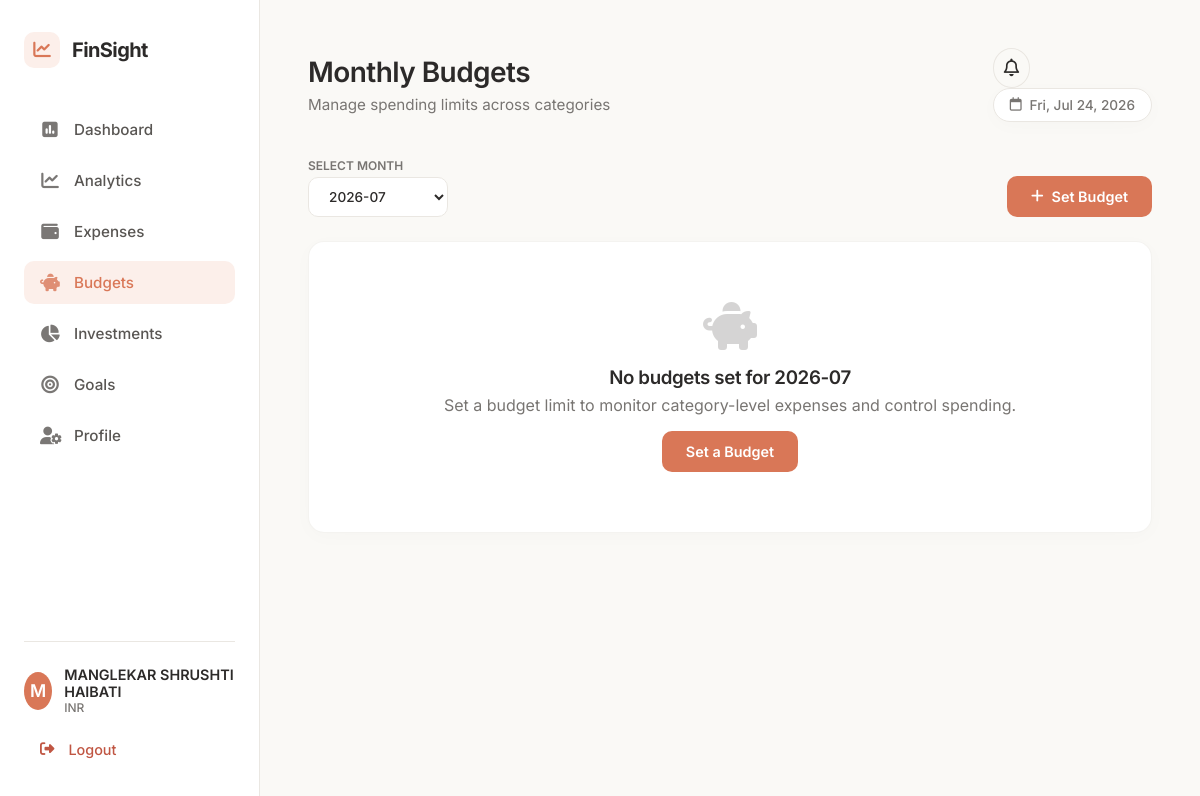
The app's page /budgets (signed in), older data.
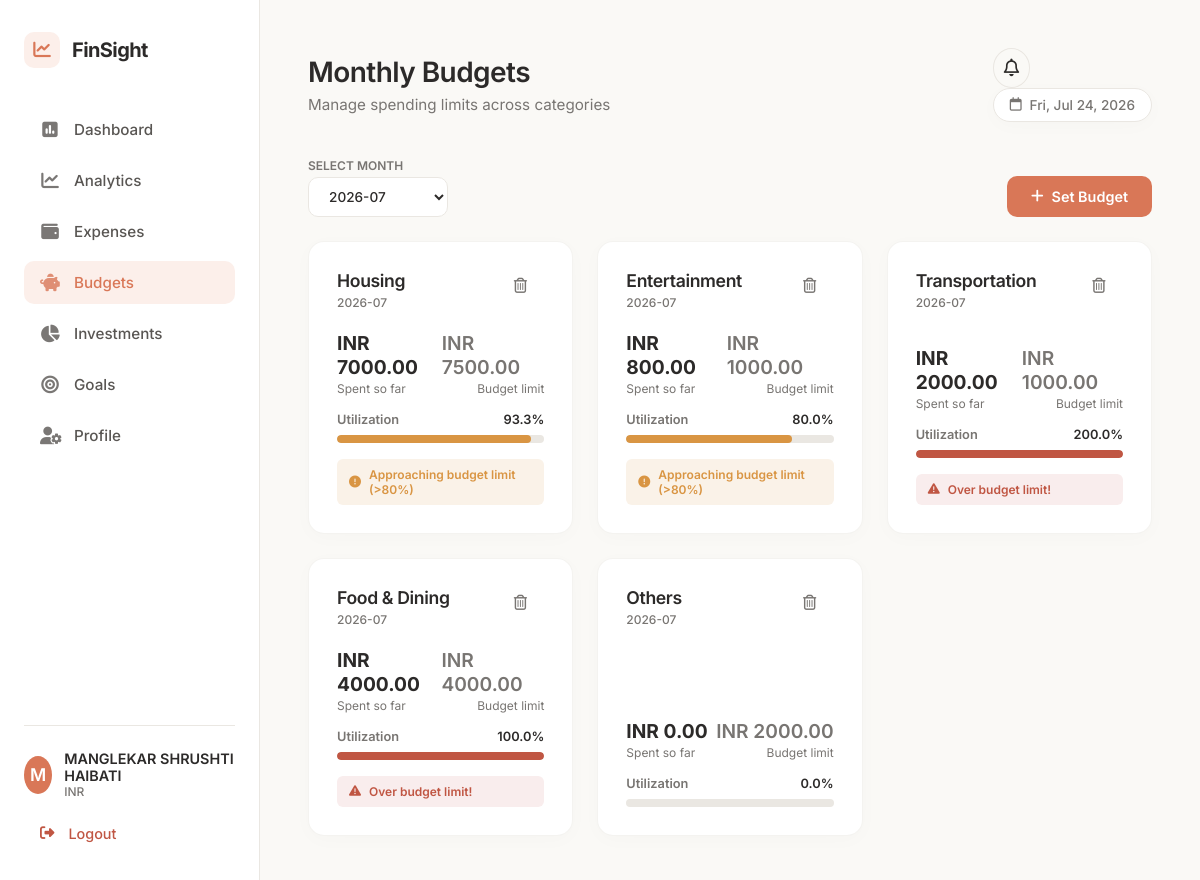
The same page, newer data.
### models.py (models this page shows, shortened)
class User(db.Model):
    __tablename__ = 'users'
    id = db.Column(db.Integer, primary_key=True)
    name = db.Column(db.String(100), nullable=False)
    email = db.Column(db.String(120), unique=True, nullable=False, index=True)
    password_hash = db.Column(db.String(255), nullable=False)
    monthly_income = db.Column(db.Float, default=0.0, nullable=False)
    currency = db.Column(db.String(10), default='INR', nullable=False)
    created_at = db.Column(db.DateTime, default=datetime.utcnow, nullable=False)
    categories = db.relationship('Category', backref='user', lazy=True, cascade="all, delete-orphan")
    transactions = db.relationship('Transaction', backref='user', lazy=True, cascade="all, delete-orphan")
    budgets = db.relationship('Budget', backref='user', lazy=True, cascade="all, delete-orphan")
    investments = db.relationship('Investment', backref='user', lazy=True, cascade="all, delete-orphan")
    goals = db.relationship('Goal', backref='user', lazy=True, cascade="all, delete-orphan")
    cibil_scores = db.relationship('CibilScore', backref='user', lazy=True, cascade="all, delete-orphan")

class Category(db.Model):
    __tablename__ = 'categories'
    id = db.Column(db.Integer, primary_key=True)
    user_id = db.Column(db.Integer, db.ForeignKey('users.id', ondelete='CASCADE'), nullable=False)
    name = db.Column(db.String(100), nullable=False)
    type = db.Column(db.String(20), nullable=False) # 'Income' or 'Expense'
    created_at = db.Column(db.DateTime, default=datetime.utcnow, nullable=False)
    transactions = db.relationship('Transaction', backref='category', lazy=True, cascade="all, delete-orphan")
    budgets = db.relationship('Budget', backref='category', lazy=True, cascade="all, delete-orphan")

class Budget(db.Model):
    __tablename__ = 'budgets'
    id = db.Column(db.Integer, primary_key=True)
    user_id = db.Column(db.Integer, db.ForeignKey('users.id', ondelete='CASCADE'), nullable=False)
    category_id = db.Column(db.Integer, db.ForeignKey('categories.id', ondelete='CASCADE'), nullable=False)
    amount = db.Column(db.Float, nullable=False)
    month = db.Column(db.String(7), nullable=False) # YYYY-MM format
    created_at = db.Column(db.DateTime, default=datetime.utcnow, nullable=False)

### app.py (the view, shortened to what this page needs)
@app.route('/budgets', methods=['GET', 'POST'])
@login_required
def budgets():
    filter_month = request.args.get('month', datetime.date.today().strftime('%Y-%m')).strip()
    if not re.match(r'^\d{4}-\d{2}$', filter_month):
        filter_month = datetime.date.today().strftime('%Y-%m')
    year, m = map(int, filter_month.split('-'))
    last_day = calendar.monthrange(year, m)[1]
    start_date = datetime.date(year, m, 1)
    end_date = datetime.date(year, m, last_day)
    user_budgets = Budget.query.filter_by(user_id=g.user.id, month=filter_month).all()
    budget_details = []
    for b in user_budgets:
        spent_sum = db.session.query(db.func.sum(Transaction.amount)).filter(
            Transaction.user_id == g.user.id,
            Transaction.category_id == b.category_id,
            Transaction.type == 'Expense',
            Transaction.transaction_date >= start_date,
            Transaction.transaction_date <= end_date
        ).scalar()
        spent = spent_sum if spent_sum else 0.0
        percentage = (spent / b.amount) * 100 if b.amount > 0 else 0.0
        status_color = 'success'
        if percentage >= 100:
            status_color = 'danger'
        elif percentage >= 80:
            status_color = 'warning'
        budget_details.append({
            'budget': b,
            'category_name': b.category.name if b.category else "Others",
            'spent': spent,
            'percentage': percentage,
            'status_color': status_color
        })
    expense_categories = Category.query.filter_by(user_id=g.user.id, type='Expense').order_by(Category.name.asc()).all()
    all_budget_months = db.session.query(Budget.month).filter_by(
        user_id=g.user.id
    ).distinct().all()
    budget_months = sorted(
        list(set(bm[0] for bm in all_budget_months if bm[0])),
        reverse=True
    )
    if filter_month not in budget_months:
        budget_months.insert(0, filter_month)
    default_month = datetime.date.today().strftime('%Y-%m')
    return render_template(
        'budgets.html',
        budget_details=budget_details,
        expense_categories=expense_categories,
        filter_month=filter_month,
        budget_months=budget_months,
        default_month=default_month
    )

### app.py (called while the page is built)
def login_required(f):
    @wraps(f)
    def decorated_function(*args, **kwargs):
        if 'user_id' not in session:
            flash('Please login to access this page.', 'warning')
            return redirect(url_for('login', next=request.url))
        return f(*args, **kwargs)
    return decorated_function

@app.before_request
def load_logged_in_user():
    user_id = session.get('user_id')
    if user_id is None:
        g.user = None
    else:
        g.user = User.query.get(user_id)

@app.context_processor
def inject_notifications():
    if 'user_id' in session and g.user:
        notifs = Notification.query.filter_by(user_id=g.user.id).order_by(Notification.created_at.desc()).limit(8).all()
        unread_count = Notification.query.filter_by(user_id=g.user.id, is_read=False).count()
        return dict(recent_notifications=notifs, unread_notifications_count=unread_count)
    return dict(recent_notifications=[], unread_notifications_count=0)

### templates/budgets.html (shortened to what the changed rows need)
{% extends 'base.html' %}
{% block header_title %}Monthly Budgets{% endblock %}
{% block content %}
<div class="budgets-container animate-fade-in-up">
    <div class="budgets-list-grid">
        {% if budget_details %}
            {% for detail in budget_details %}
            <div class="card budget-card animate-fade-in">
                <div class="budget-card-header">
                    <div class="budget-info">
                        <h3>{{ detail.category_name }}</h3>
                        <span class="budget-month-label">{{ detail.budget.month }}</span>
                    </div>
                    <div class="budget-actions">
                        <form method="POST" action="{{ url_for('delete_budget', budget_id=detail.budget.id) }}" onsubmit="return confirm('Are you sure you want to delete this budget?')">
                            <button type="submit" class="btn btn-icon btn-delete" title="Delete Budget">
                                <i class="fa-regular fa-trash-can"></i>
                            </button>
                        </form>
                    </div>
                </div>
                <div class="budget-card-body">
                    <div class="budget-amounts">
                        <div class="amount-spent">
                            <span class="spent-value">{{ g.user.currency }} {{ "%.2f"|format(detail.spent) }}</span>
                            <span class="label">Spent so far</span>
                        </div>
                        <div class="amount-limit">
                            <span class="limit-value">{{ g.user.currency }} {{ "%.2f"|format(detail.budget.amount) }}</span>
                            <span class="label">Budget limit</span>
                        </div>
                    </div>
                    <div class="progress-wrapper">
                        <div class="progress-bar-label">
                            <span>Utilization</span>
                            <span class="pct-value">{{ "%.1f"|format(detail.percentage) }}%</span>
                        </div>
                        <div class="progress-container">
                            <div class="progress-bar {{ detail.status_color }}"
                                 data-width="{{ detail.percentage }}" style="width: 0%"></div>
                        </div>
                    </div>
                    {% if detail.percentage >= 100 %}
                    <div class="budget-alert-badge danger">
                        <i class="fa-solid fa-triangle-exclamation"></i> Over budget limit!
                    </div>
                    {% elif detail.percentage >= 80 %}
                    <div class="budget-alert-badge warning">
                        <i class="fa-solid fa-circle-exclamation"></i> Approaching budget limit (>80%)
                    </div>
                    {% endif %}
                </div>
            </div>
            {% endfor %}
        {% else %}
            <div class="card no-data-card text-center">
                <i class="fa-solid fa-piggy-bank"></i>
                <h3>No budgets set for {{ filter_month }}</h3>
                <p>Set a budget limit to monitor category-level expenses and control spending.</p>
                <button onclick="toggleAddForm()" class="btn btn-primary btn-margin-top">Set a Budget</button>
            </div>
        {% endif %}
    </div>
</div>
{% endblock %}

### templates/base.html (shortened to what the changed rows need)
<!DOCTYPE html>
<html lang="en">
<head>
    <link rel="stylesheet" href="https://cdnjs.cloudflare.com/ajax/libs/font-awesome/6.4.0/css/all.min.css">
    <link rel="stylesheet" href="{{ url_for('static', filename='css/style.css') }}">
</head>
<body>
    <div class="app-container {% if not g.user %}auth-layout{% endif %}">
        {% if g.user %}
        <aside class="sidebar">
            <div class="sidebar-header">
                <div class="logo">
                    <span class="logo-icon"><i class="fa-solid fa-chart-line"></i></span>
                    <span class="logo-text">FinSight</span>
                </div>
            </div>
            <nav class="sidebar-nav">
                <a href="{{ url_for('dashboard') }}" class="nav-item {% if request.path == '/dashboard' %}active{% endif %}">
                    <i class="fa-solid fa-square-poll-vertical"></i>
                    <span>Dashboard</span>
                </a>
                <a href="{{ url_for('analytics') }}" class="nav-item {% if request.path == '/analytics' %}active{% endif %}">
                    <i class="fa-solid fa-chart-line"></i>
                    <span>Analytics</span>
                </a>
                <a href="{{ url_for('expenses') }}" class="nav-item {% if request.path == '/expenses' %}active{% endif %}">
                    <i class="fa-solid fa-wallet"></i>
                    <span>Expenses</span>
                </a>
                <a href="{{ url_for('budgets') }}" class="nav-item {% if request.path.startswith('/budgets') %}active{% endif %}">
                    <i class="fa-solid fa-piggy-bank"></i>
                    <span>Budgets</span>
                </a>
                <a href="{{ url_for('investments') }}" class="nav-item {% if request.path.startswith('/investments') %}active{% endif %}">
                    <i class="fa-solid fa-chart-pie"></i>
                    <span>Investments</span>
                </a>
                <a href="{{ url_for('goals') }}" class="nav-item {% if request.path.startswith('/goals') %}active{% endif %}">
                    <i class="fa-solid fa-bullseye"></i>
                    <span>Goals</span>
                </a>
                <a href="{{ url_for('profile') }}" class="nav-item {% if request.path == '/profile' %}active{% endif %}">
                    <i class="fa-solid fa-user-gear"></i>
                    <span>Profile</span>
                </a>
            </nav>
            <div class="sidebar-footer">
                <div class="user-pill">
                    <div class="user-avatar">
                        {{ g.user.name[0] | upper if g.user.name else 'U' }}
                    </div>
                    <div class="user-info">
                        <span class="user-name">{{ g.user.name }}</span>
                        <span class="user-currency">{{ g.user.currency }}</span>
                    </div>
                </div>
                <a href="{{ url_for('logout') }}" class="logout-btn">
                    <i class="fa-solid fa-right-from-bracket"></i>
                    <span>Logout</span>
                </a>
            </div>
        </aside>
        {% endif %}
        <main class="main-content">
            {% if g.user %}
            <header class="main-header">
                <div class="header-title">
                    <h1>{% block header_title %}Dashboard{% endblock %}</h1>
                </div>
            </header>
            {% endif %}
            <div class="content-body">
                {% block content %}{% endblock %}
            </div>
        </main>
    </div>
</body>
</html>

Row changes from the older to the newer data that the page shows:
now on this page (row unchanged): Category: category_name "Housing", budget.month "2026-07", {{ g.user.currency }} "INR", spent "7000.00", percentage "93.3", {{ detail.percentage }} 93.33333333333333 (drawn), shows "Approaching budget limit (>80%)"
added Budget: budget.amount "7500.00"
now on this page (row unchanged): Category: category_name "Entertainment", budget.month "2026-07", {{ g.user.currency }} "INR", spent "800.00", percentage "80.0", shows "Approaching budget limit (>80%)"
added Budget: budget.amount "1000.00"
now on this page (row unchanged): Category: category_name "Transportation", budget.month "2026-07", {{ g.user.currency }} "INR", spent "2000.00", percentage "200.0", shows "Over budget limit!"
added Budget: budget.amount "1000.00"
now on this page (row unchanged): Category: category_name "Food & Dining", budget.month "2026-07", {{ g.user.currency }} "INR", spent "4000.00", percentage "100.0", shows "Over budget limit!"
added Budget: budget.amount "4000.00"
now on this page (row unchanged): Category: category_name "Others", budget.month "2026-07", {{ g.user.currency }} "INR", spent "0.00", percentage "0.0"
added Budget: budget.amount "2000.00"
Text that changed along with them:
{{ filter_month }}: "2026-07" → (not shown)
text no longer shown: "No budgets set for Set a budget limit to monitor category-level expenses and control spending. Set a Budget"
